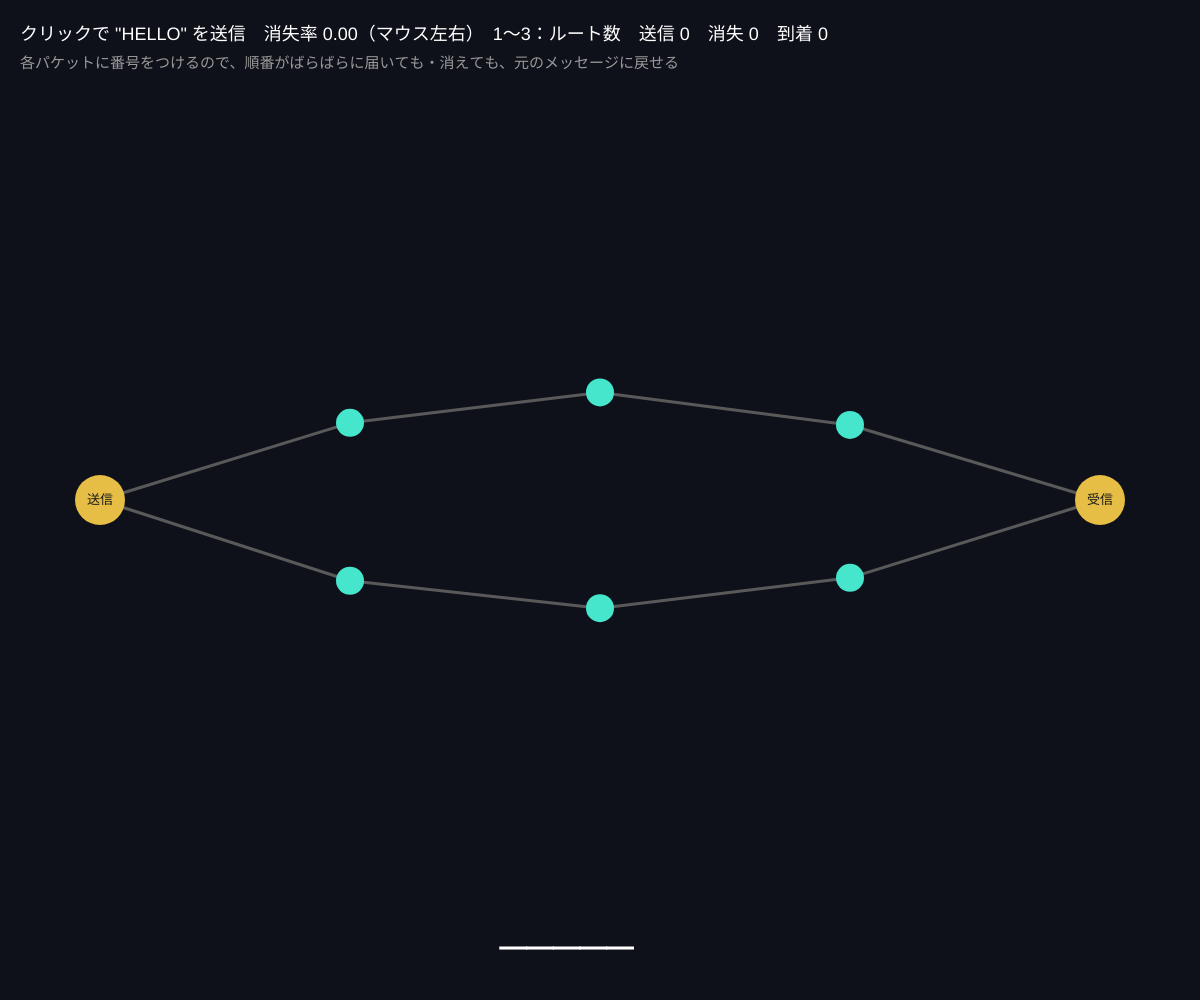
Frame 1 (no input)
Frame 60 (no input): identical to frame 1, image omitted
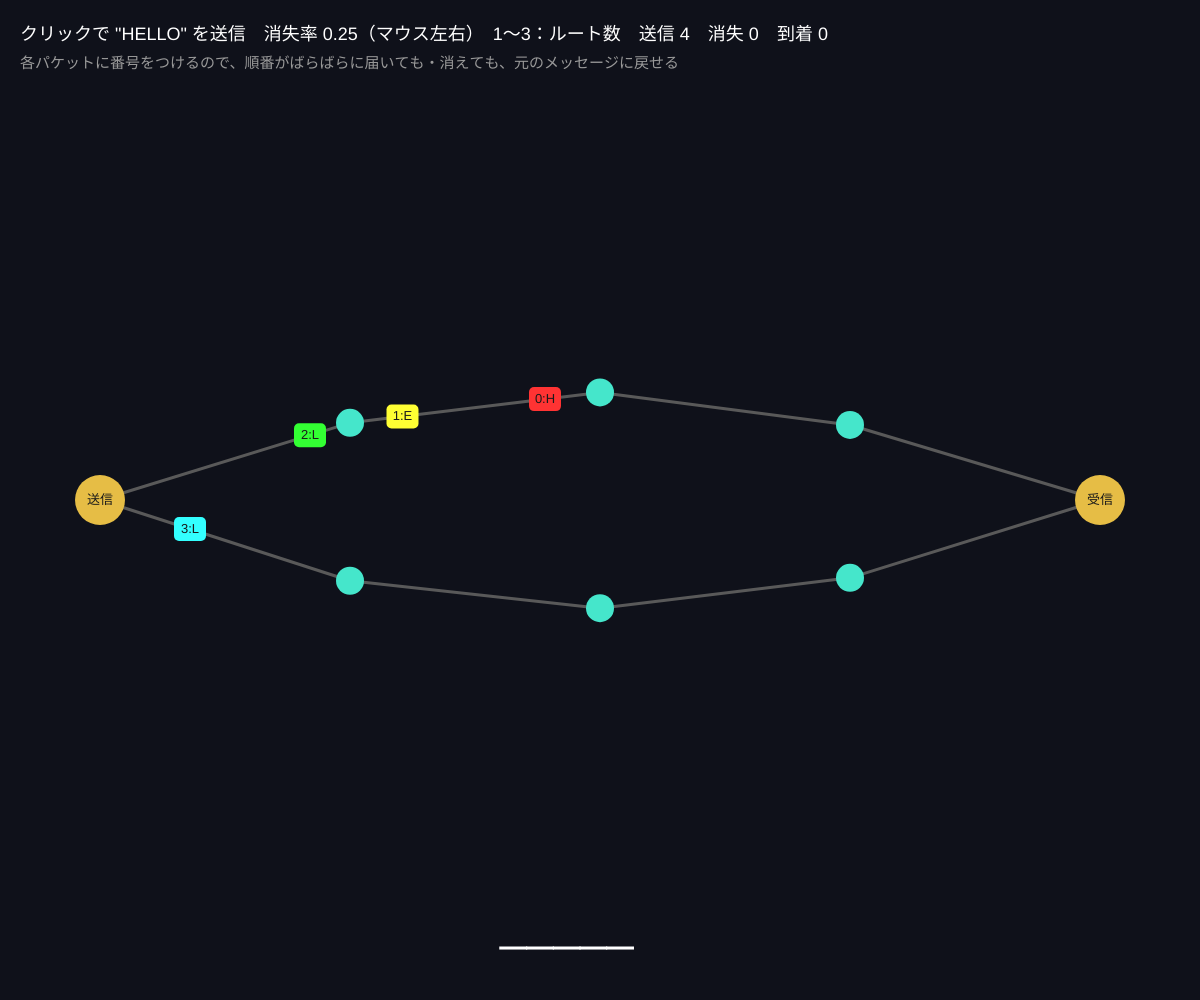
Frame 120 (the mouse pressed at the canvas centre since frame 60)

The p5.js sketch that drew these frames (run headless with seeded random() and noise() and a simulated clock; from frame 60 on, the mouse is pressed at the canvas centre):

// p5.js sketch
// ── sketch.js
// ============================================
// 12 パケット・ネットワーク（自由制作のベース）
// メッセージを小さな「パケット」に分けて、中継点をたどって送る
// 途中で失われたら、受信側が気づいて再送を頼む（ARQ）。インターネットの基本
// クリックで送信 / マウス左右 = パケットが失われる確率 / 1〜3 でルートの数
// ============================================
// ★ のついた数字を変えて、自分のネットワークをつくろう！

let nodes = [];
let links = [];
let packets = [];
let lossRate = 0.1;
let message = 'HELLO';
let delivered = {};
let stats = { sent: 0, lost: 0, ok: 0 };
let routes = 2;

function setup() {
  createCanvas(windowWidth, windowHeight);
  colorMode(HSB, 360, 100, 100, 100);
  buildNetwork();
}

function buildNetwork() {
  nodes = [{ x: 100, y: height / 2, name: '送信' }];
  for (let r = 0; r < routes; r++) {
    for (let k = 1; k <= 3; k++) {
      nodes.push({ x: map(k, 0, 4, 100, width - 100), y: height / 2 + (r - (routes - 1) / 2) * 180 + random(-30, 30), name: '' });
    }
  }
  nodes.push({ x: width - 100, y: height / 2, name: '受信' });
  links = [];
  for (let r = 0; r < routes; r++) {
    let base = 1 + r * 3;
    links.push([0, base], [base, base + 1], [base + 1, base + 2], [base + 2, nodes.length - 1]);
  }
  delivered = {};
}

function draw() {
  background(230, 40, 10);
  lossRate = map(mouseX, 0, width, 0, 0.5, true);

  // ---- 回線とノード ----
  for (let [a, b] of links) {
    stroke(0, 0, 35);
    strokeWeight(3);
    line(nodes[a].x, nodes[a].y, nodes[b].x, nodes[b].y);
  }
  for (let n of nodes) {
    noStroke();
    fill(n.name ? 45 : 170, 70, 90);
    circle(n.x, n.y, n.name ? 50 : 28);
    fill(0, 0, 10);
    textAlign(CENTER, CENTER);
    textSize(13);
    text(n.name, n.x, n.y);
    textAlign(LEFT, BASELINE);
  }

  // ---- パケットを動かす ----
  for (let i = packets.length - 1; i >= 0; i--) {
    let p = packets[i];
    p.t += 0.03; // ★ 速さ
    if (p.t >= 1) {
      p.t = 0;
      p.hop++;
      // ★ 回線を通るたびに、確率 lossRate で失われる
      if (random() < lossRate) {
        stats.lost++;
        packets.splice(i, 1);
        // 受信側は番号の抜けに気づいて再送を頼む（少し遅れて）
        setTimeout(() => sendPacket(p.index, p.ch), 600);
        continue;
      }
      if (p.hop >= p.path.length - 1) {
        delivered[p.index] = p.ch;
        stats.ok++;
        playBeep(600 + p.index * 80);
        packets.splice(i, 1);
        continue;
      }
    }
    let a = nodes[p.path[p.hop]], b = nodes[p.path[p.hop + 1]];
    if (!a || !b) { packets.splice(i, 1); continue; }
    let x = lerp(a.x, b.x, p.t), y = lerp(a.y, b.y, p.t);
    noStroke();
    fill(p.hue, 80, 100);
    rect(x - 16, y - 12, 32, 24, 5);
    fill(0, 0, 10);
    textAlign(CENTER, CENTER);
    textSize(13);
    text(p.index + ':' + p.ch, x, y);
    textAlign(LEFT, BASELINE);
  }

  // ---- 受信した文字（番号順に並べる）----
  let out = '';
  for (let i = 0; i < message.length; i++) out += delivered[i] !== undefined ? delivered[i] : '_';
  noStroke();
  fill(0, 0, 100);
  textSize(48);
  text(out, width / 2 - 100, height - 60);
  textSize(18);
  text('クリックで "' + message + '" を送信　消失率 ' + nf(lossRate, 1, 2) + '（マウス左右）　1〜3：ルート数　送信 ' + stats.sent + '　消失 ' + stats.lost + '　到着 ' + stats.ok, 20, 40);
  fill(0, 0, 60);
  textSize(15);
  text('各パケットに番号をつけるので、順番がばらばらに届いても・消えても、元のメッセージに戻せる', 20, 68);
}

function sendPacket(index, ch) {
  let r = floor(random(routes)); // ★ ルートをランダムに選ぶ
  let base = 1 + r * 3;
  packets.push({ index, ch, path: [0, base, base + 1, base + 2, nodes.length - 1], hop: 0, t: 0, hue: (index * 60) % 360 });
  stats.sent++;
}

function mousePressed() {
  startAudio();
  if (mouseY < 80) return;
  delivered = {};
  stats = { sent: 0, lost: 0, ok: 0 };
  for (let i = 0; i < message.length; i++) setTimeout(() => sendPacket(i, message[i]), i * 250);
}
function keyPressed() {
  if (key >= '1' && key <= '3') {
    routes = int(key);
    packets = []; // 飛んでいるパケットは捨てる（ネットワークが変わるので）
    buildNetwork();
  }
}

// ---------- 自由制作のアイデア ----------
// ・message を自分の言葉に。長いメッセージは何パケットになる？
// ・ノードをクリックで「故障」させて、ルートが切れたときの動きを見る
// ・パケットの色や形を、06 のハミング符号で守られているかどうかで変える
// ・音：到着のたびに鳴るビープを、文字ごとの音階にする


// ==================================================
// ここから下は「音を鳴らすための道具」です
// ==================================================
let audioCtx;
function startAudio() {
  if (!audioCtx) audioCtx = new AudioContext();
  audioCtx.resume();
}
function playBeep(f) {
  if (!audioCtx) return;
  let t = audioCtx.currentTime;
  let o = audioCtx.createOscillator(), g = audioCtx.createGain();
  o.frequency.value = f;
  g.gain.setValueAtTime(0.15, t);
  g.gain.exponentialRampToValueAtTime(0.0001, t + 0.15);
  o.connect(g);
  g.connect(audioCtx.destination);
  o.start(t);
  o.stop(t + 0.2);
}
